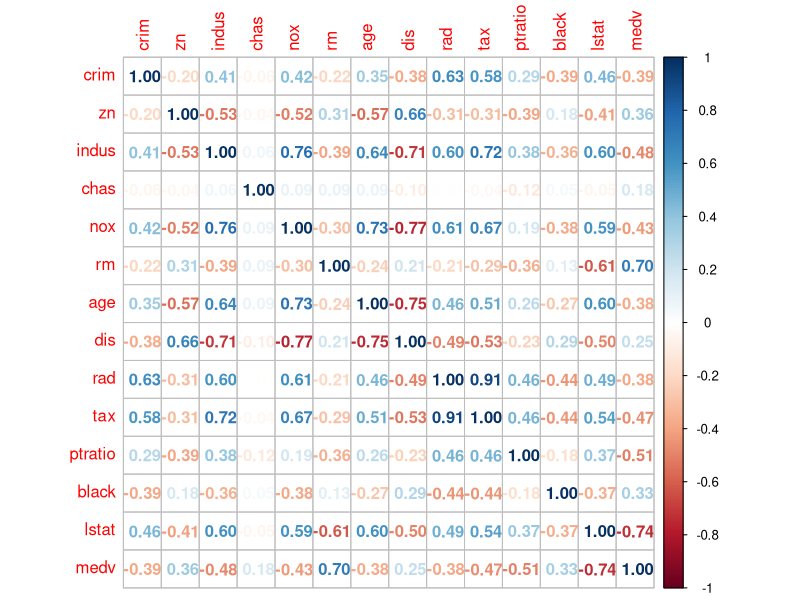
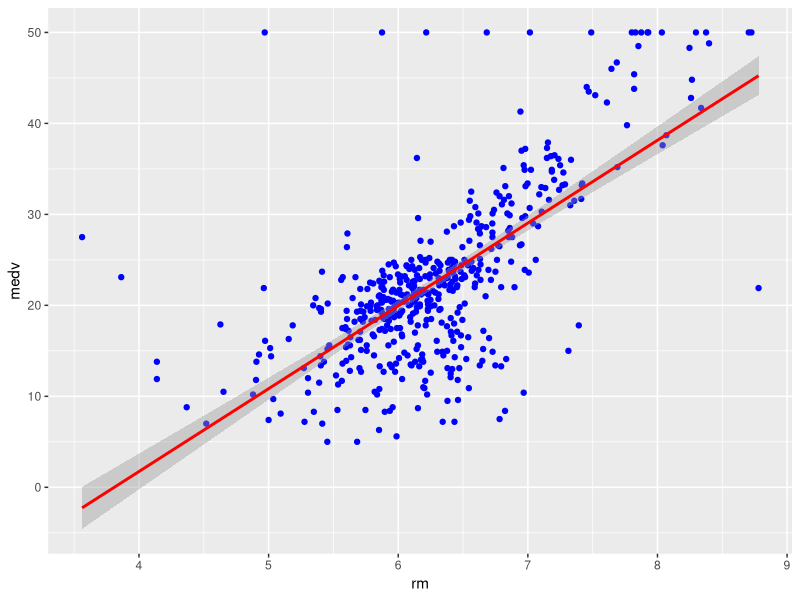
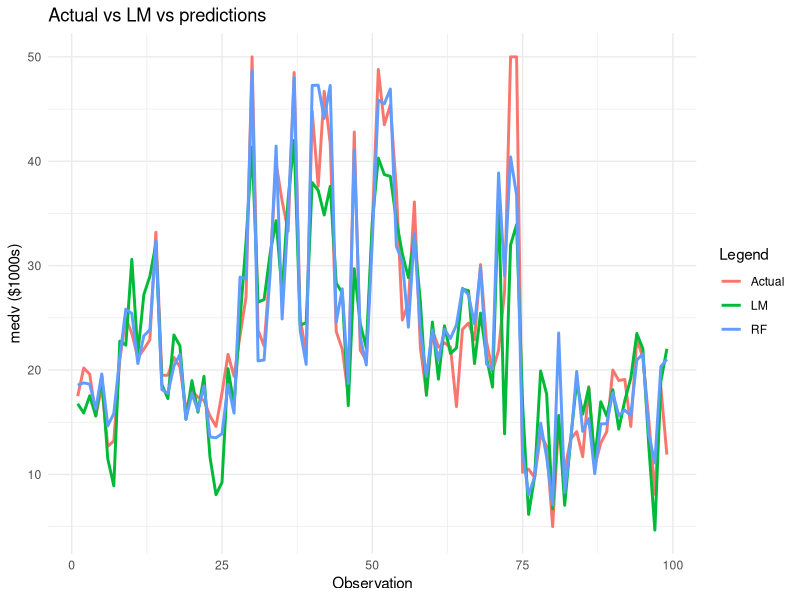

Here is the R script that generated these plots, in order:
library(MASS)
library(tidyverse)
library(caret)
library(corrplot)
library(randomForest)

data(Boston)
head(Boston)

str(Boston)

summary(Boston$medv)
corrplot(cor(Boston),method="number")


ggplot(Boston,aes(x=rm,y=medv))+
  geom_point(color="blue")+
  geom_smooth(method="lm",se=TRUE,color="red")

#geom_smooth(method = "lm", se = FALSE, color = "red")
#geom_smooth() → adds a smooth curve or line of best fit.
#method = "lm" → tells it to use a linear model (straight regression line).
#se = FALSE → removes the shaded confidence interval (uncertainty band) around the line.
#color = "red" → makes the regression line red.



trainIndex <- createDataPartition(Boston$medv,p=0.8,list=FALSE)
trainIndex
train <- Boston[trainIndex,]
test <- Boston[-trainIndex,]

lm_moldel <- train(medv ~ .,data=train,method = "lm")

rf_model <- train(medv ~ .,data = train,method="rf",trControl= trainControl(method="cv",number=5))


lm_preds <- predict(lm_moldel,test)
tf_preds <- predict(rf_model,test)


lm_rmse <- RMSE(lm_preds,test$medv)
rf_rmse <- RMSE(tf_preds,test$medv)


lm_rmse
rf_rmse


results <- data.frame(
  Actual = test$medv,
  LM_Predicted = lm_preds,
  RF_Predicted = tf_preds
)
head(results)



# 1: nrow(results)
ggplot(results,aes(x=1:nrow(results)))+
  geom_line(aes(y=Actual,color="Actual"),size=1)+
  geom_line(aes(y=LM_Predicted,color="LM"),size=1)+
  geom_line(aes(y=RF_Predicted,color="RF"),size=1)+
  theme_minimal()+
  labs(
    title= "Actual vs LM vs predictions",
    x = "Observation",
    y = "medv ($1000s)",
    color = "Legend"
  )

